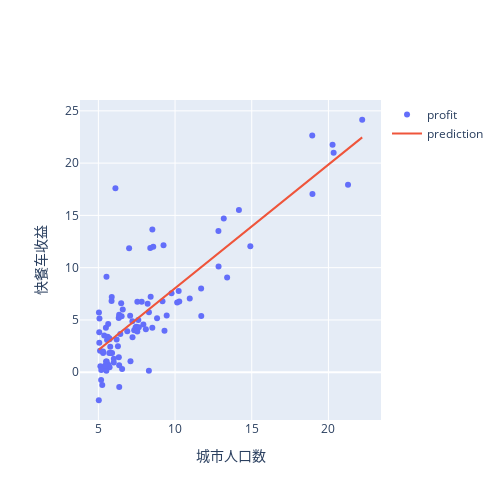

Notebook code cell kept with this figure:
### Markdown cell above
## 7）输出最终回归预测

### Code cell
final_theta_0=float(gradientDescent(X, y, theta, alpha, iters)[0][:,0])
final_theta_1=float(gradientDescent(X, y, theta, alpha, iters)[0][:,1])
df['prediction']=df['population']* final_theta_1+ final_theta_0

scatter=go.Scatter(x=df['population'].tolist(),y=df['profit'].tolist(),mode='markers',name='profit')
linear_line=go.Scatter(x=df['population'].tolist(),y=df['prediction'].tolist(),mode='lines',name='prediction')
data=[scatter,linear_line]
layout=go.Layout(height=500,width=500,xaxis=dict(title='城市人口数'),yaxis=dict(title='快餐车收益'))
figure=go.Figure(data,layout)
py.offline.iplot(figure)
